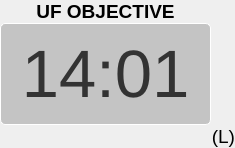
                          <widget class="QFrame" name="frame_28">
                           <property name="frameShape">
                            <enum>QFrame::NoFrame</enum>
                           </property>
                           <property name="frameShadow">
                            <enum>QFrame::Raised</enum>
                           </property>
                           <layout class="QHBoxLayout" name="horizontalLayout_16">
                            <property name="spacing">
                             <number>0</number>
                            </property>
                            <property name="leftMargin">
                             <number>0</number>
                            </property>
                            <property name="topMargin">
                             <number>0</number>
                            </property>
                            <property name="rightMargin">
                             <number>0</number>
                            </property>
                            <property name="bottomMargin">
                             <number>0</number>
                            </property>
                            <item>
                             <widget class="QFrame" name="frame_29">
                              <property name="frameShape">
                               <enum>QFrame::NoFrame</enum>
                              </property>
                              <property name="frameShadow">
                               <enum>QFrame::Raised</enum>
                              </property>
                              <layout class="QGridLayout" name="gridLayout_10">
                               <property name="leftMargin">
                                <number>0</number>
                               </property>
                               <property name="topMargin">
                                <number>0</number>
                               </property>
                               <property name="rightMargin">
                                <number>0</number>
                               </property>
                               <property name="bottomMargin">
                                <number>0</number>
                               </property>
                               <property name="spacing">
                                <number>0</number>
                               </property>
                               <item row="1" column="0">
                                <widget class="QPushButton" name="ufobj_button">
                                 <property name="minimumSize">
                                  <size>
                                   <width>211</width>
                                   <height>102</height>
                                  </size>
                                 </property>
                                 <property name="maximumSize">
                                  <size>
                                   <width>211</width>
                                   <height>102</height>
                                  </size>
                                 </property>
                                 <property name="styleSheet">
                                  <string notr="true">font: 50pt;
color: #333;
background: #C4C4C4;
border: 1px solid #FFFFFF;
box-sizing: border-box;
box-shadow: 0px 4px 4px rgba(0, 0, 0, 0.25);
border-radius: 5px;</string>
                                 </property>
                                 <property name="text">
                                  <string>14:01</string>
                                 </property>
                                </widget>
                               </item>
                               <item row="2" column="1" alignment="Qt::AlignLeft|Qt::AlignTop">
                                <widget class="QLabel" name="label_36">
                                 <property name="font">
                                  <font>
                                   <pointsize>14</pointsize>
                                  </font>
                                 </property>
                                 <property name="styleSheet">
                                  <string notr="true"/>
                                 </property>
                                 <property name="text">
                                  <string>(L)</string>
                                 </property>
                                 <property name="alignment">
                                  <set>Qt::AlignRight|Qt::AlignTrailing|Qt::AlignVCenter</set>
                                 </property>
                                </widget>
                               </item>
                               <item row="0" column="0">
                                <widget class="QLabel" name="label_16">
                                 <property name="font">
                                  <font>
                                   <pointsize>14</pointsize>
                                   <weight>75</weight>
                                   <bold>true</bold>
                                  </font>
                                 </property>
                                 <property name="styleSheet">
                                  <string notr="true"/>
                                 </property>
                                 <property name="text">
                                  <string>UF OBJECTIVE</string>
                                 </property>
                                 <property name="alignment">
                                  <set>Qt::AlignCenter</set>
                                 </property>
                                </widget>
                               </item>
                              </layout>
                             </widget>
                            </item>
                           </layout>
                          </widget>
